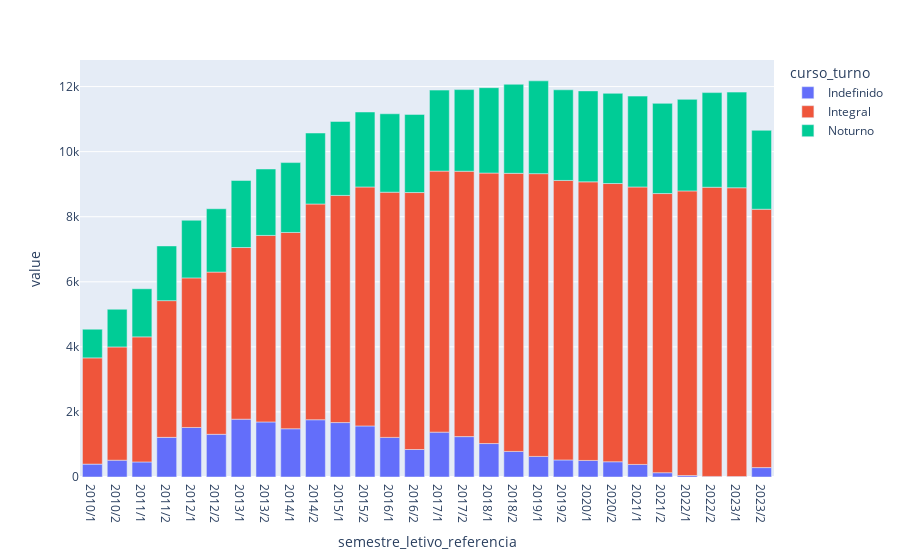

The notebook cell saved with this chart:
### Code cell
# Para melhor manipulação trasnforma o objeto em SparkPandas
view_5 = ps.DataFrame(data.groupBy('semestre_letivo_referencia', 'curso_turno')
                      .count()
                      .orderBy('semestre_letivo_referencia'))

view_5_pivot = view_5.pivot(index='semestre_letivo_referencia', 
                            columns='curso_turno', 
                            values='count')
view_5_pivot.plot(kind='bar')

### Figure 1 — Plotly figure (JSON) as saved in the notebook; plotly's stock layout.template omitted (floating-point values rounded to 4 significant figures)
{"data": [{"alignmentgroup": "True", "hovertemplate": "curso_turno=Indefinido<br>semestre_letivo_referencia=%{x}<br>value=%{y}<extra></extra>", "legendgroup": "Indefinido", "marker": {"color": "#636efa", "pattern": {"shape": ""}}, "name": "Indefinido", "offsetgroup": "Indefinido", "orientation": "v", "showlegend": true, "textposition": "auto", "type": "bar", "x": ["2010/1", "2010/2", "2011/1", "2011/2", "2012/1", "2012/2", "2013/1", "2013/2", "2014/1", "2014/2", "2015/1", "2015/2", "2016/1", "2016/2", "2017/1", "2017/2", "2018/1", "2018/2", "2019/1", "2019/2", "2020/1", "2020/2", "2021/1", "2021/2", "2022/1", "2022/2", "2023/1", "2023/2"], "xaxis": "x", "y": [396, 516, 463, 1218, 1522, 1312, 1777, 1692, 1483, 1760, 1673, 1569, 1217, 845, 1379, 1241, 1028, 786, 633, 524, 509, 468, 386, 132, 45, 17, 15, 289], "yaxis": "y"}, {"alignmentgroup": "True", "hovertemplate": "curso_turno=Integral<br>semestre_letivo_referencia=%{x}<br>value=%{y}<extra></extra>", "legendgroup": "Integral", "marker": {"color": "#EF553B", "pattern": {"shape": ""}}, "name": "Integral", "offsetgroup": "Integral", "orientation": "v", "showlegend": true, "textposition": "auto", "type": "bar", "x": ["2010/1", "2010/2", "2011/1", "2011/2", "2012/1", "2012/2", "2013/1", "2013/2", "2014/1", "2014/2", "2015/1", "2015/2", "2016/1", "2016/2", "2017/1", "2017/2", "2018/1", "2018/2", "2019/1", "2019/2", "2020/1", "2020/2", "2021/1", "2021/2", "2022/1", "2022/2", "2023/1", "2023/2"], "xaxis": "x", "y": [3265, 3481, 3844, 4203, 4598, 4986, 5276, 5733, 6033, 6631, 6982, 7345, 7537, 7898, 8023, 8157, 8314, 8548, 8691, 8591, 8563, 8552, 8528, 8580, 8748, 8889, 8875, 7941], "yaxis": "y"}, {"alignmentgroup": "True", "hovertemplate": "curso_turno=Noturno<br>semestre_letivo_referencia=%{x}<br>value=%{y}<extra></extra>", "legendgroup": "Noturno", "marker": {"color": "#00cc96", "pattern": {"shape": ""}}, "name": "Noturno", "offsetgroup": "Noturno", "orientation": "v", "showlegend": true, "textposition": "auto", "type": "bar", "x": ["2010/1", "2010/2", "2011/1", "2011/2", "2012/1", "2012/2", "2013/1", "2013/2", "2014/1", "2014/2", "2015/1", "2015/2", "2016/1", "2016/2", "2017/1", "2017/2", "2018/1", "2018/2", "2019/1", "2019/2", "2020/1", "2020/2", "2021/1", "2021/2", "2022/1", "2022/2", "2023/1", "2023/2"], "xaxis": "x", "y": [881, 1159, 1478, 1681, 1771, 1947, 2061, 2042, 2148, 2182, 2273, 2305, 2410, 2402, 2489, 2509, 2624, 2737, 2852, 2786, 2795, 2772, 2793, 2772, 2814, 2909, 2940, 2426], "yaxis": "y"}], "layout": {"barmode": "relative", "legend": {"title": {"text": "curso_turno"}, "tracegroupgap": 0}, "margin": {"t": 60}, "xaxis": {"anchor": "y", "domain": [0, 1], "title": {"text": "semestre_letivo_referencia"}}, "yaxis": {"anchor": "x", "domain": [0, 1], "title": {"text": "value"}}}}
